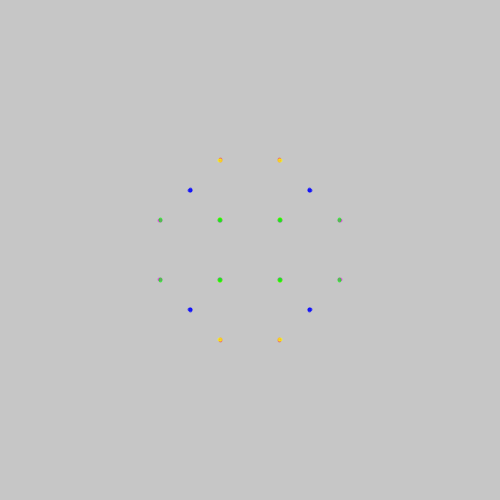
Frame 1 (no input)
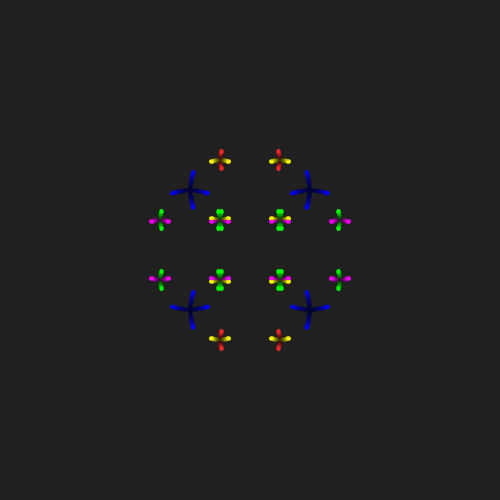
Frame 60 (the mouse pressed at the canvas centre just before this capture)
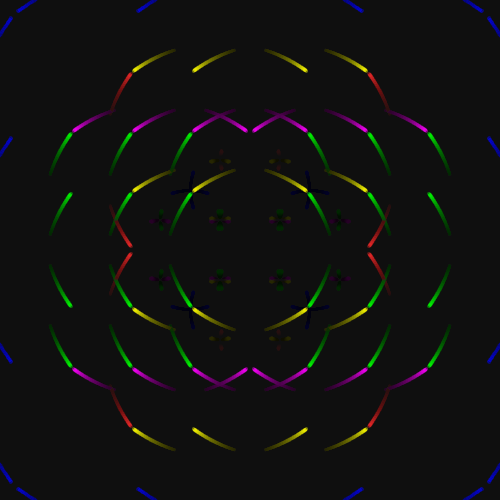
Frame 120 (the mouse held since frame 60 and released just before this capture)

The Processing sketch that drew these frames (run headless with seeded random() and noise(); from frame 60 on, the mouse is pressed at the canvas centre):

// Processing sketch: processing_160734
// ── processing_160734.pde

float a =45;
float b =45;
float c =180;
float e =-45;
float f =-45;
int ds = 3;
float diaSmall = 21;
void setup() {
  size (500, 500);
}
void draw() { 
 diaSmall = mouseX/3+21;
  noStroke();
  fill (0, 8);
  rect (0, 0, width, height);
  stroke (254, 43, 42, 80);
  fill (255, 43, 42, 80);
  for (int s=0; s<2; s++) {
    pushMatrix();
    translate(250, 160+180*s);
    rotate(radians(e));
    ellipse (diaSmall, diaSmall, ds, ds);
    rotate(radians(c));
    ellipse (diaSmall, diaSmall, ds, ds);    
    popMatrix();
    pushMatrix();
    translate(250, 160+180*s);
    rotate(radians(f));
    ellipse (diaSmall, diaSmall, ds, ds);
    rotate(radians(c));
    ellipse (diaSmall, diaSmall, ds, ds);
    popMatrix();
  }
  fill (255, 255, 0, 100); 
  stroke (255, 255, 0, 100); 
  for (int s=0; s<2; s++) {
    for (int i=0; i<2; i++) {
      pushMatrix();
      translate(220+60*i, 190+120*s);
      rotate(radians(a));
      ellipse (diaSmall, diaSmall, ds, ds);
      rotate(radians(c));
      ellipse (diaSmall, diaSmall, ds, ds);    
      popMatrix();
      pushMatrix();
      translate(220+60*i, 190+120*s);
      rotate(radians(b));
      ellipse (diaSmall, diaSmall, ds, ds);
      rotate(radians(c));
      ellipse (diaSmall, diaSmall, ds, ds);
      popMatrix();
    }
  }
  fill (255, 0, 255, 100); 
  stroke (255, 0, 255, 100); 
  for (int i=0; i<4; i++) {
    pushMatrix();
    translate(160+60*i, 250);
    rotate(radians(a));
    ellipse (diaSmall, diaSmall, ds, ds);
    rotate(radians(c));
    ellipse (diaSmall, diaSmall, ds, ds);    
    popMatrix();
    pushMatrix();
    translate(160+60*i, 250);
    rotate(radians(b));
    ellipse (diaSmall, diaSmall, ds, ds);
    rotate(radians(c));
    ellipse (diaSmall, diaSmall, ds, ds);
    popMatrix();
  } 
  fill (0, 255, 0, 100); 
  stroke (0, 255, 0, 100); 
  for (int s=0; s<2; s++) {
    for (int i=0; i<3; i++) {
      pushMatrix();
      translate(190+60*i, 220+60*s);
      rotate(radians(e));
      ellipse (diaSmall, diaSmall, ds, ds);
      rotate(radians(c));
      ellipse (diaSmall, diaSmall, ds, ds); 
      popMatrix();
      pushMatrix();
      translate(190+60*i, 220+60*s);
      rotate(radians(f));
      ellipse (diaSmall, diaSmall, ds, ds);
      rotate(radians(c));
      ellipse (diaSmall, diaSmall, ds, ds);
      popMatrix();
    }
  }
  fill (0, 0, 255, 100); 
  stroke (0, 0, 255, 100);
  for (int i=0; i<2; i++) {
    pushMatrix();
    translate(190+120*i, 250);
    rotate(radians(a));
    ellipse (diaSmall*2, diaSmall*2, ds, ds);
    rotate(radians(c));
    ellipse (diaSmall*2, diaSmall*2, ds, ds);    
    popMatrix();
    pushMatrix();
    translate(190+120*i, 250);
    rotate(radians(b));
    ellipse (diaSmall*2, diaSmall*2, ds, ds);
    rotate(radians(c));
    ellipse (diaSmall*2, diaSmall*2, ds, ds);
    popMatrix();
  }
  for (int s=0; s<2; s++) {
    pushMatrix();
    translate(250, 190+120*s);
    rotate(radians(e));
    ellipse (diaSmall*2, diaSmall*2, ds, ds);
    rotate(radians(c));
    ellipse (diaSmall*2, diaSmall*2, ds, ds);    
    popMatrix();
    pushMatrix();
    translate(250, 190+120*s);
    rotate(radians(f));
    ellipse (diaSmall*2, diaSmall*2, ds, ds);
    rotate(radians(c));
    ellipse (diaSmall*2, diaSmall*2, ds, ds);
    popMatrix();
  }
  a = a+0.3;
  b = b-0.3;
  e = e+0.3;
  f = f-0.3;
}
